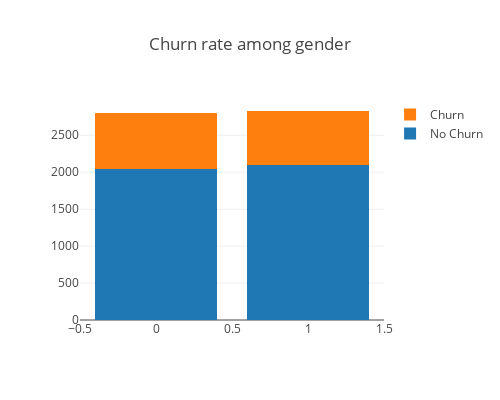
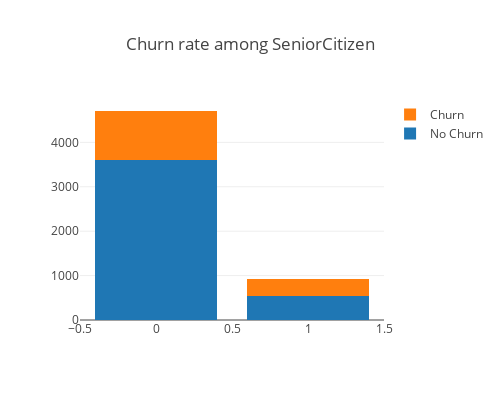
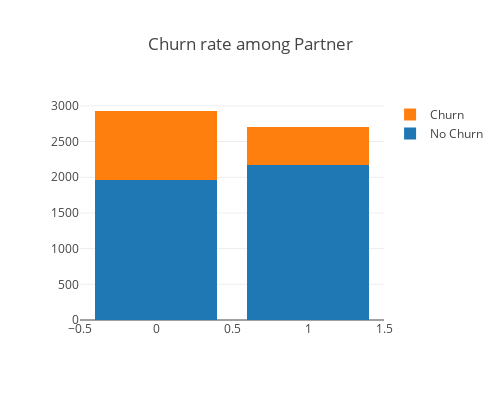
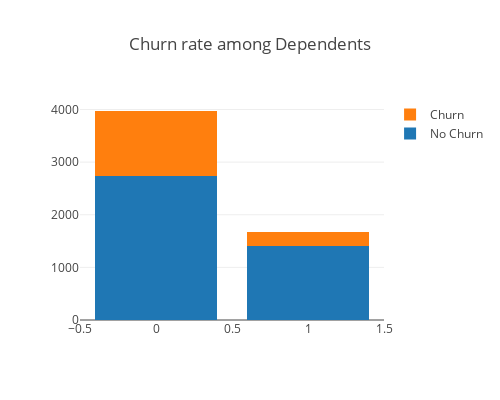

These figures' notebook cell, in order:
### Code cell
bin_cols   = ['gender','SeniorCitizen','Partner','Dependents','PhoneService','PaperlessBilling']
for i in bin_cols:
    churn_stacked_bar(i)

### Figure 1 — Plotly figure (JSON) as saved in the notebook; plotly's stock layout.template omitted (floating-point values rounded to 4 significant figures)
{"data": [{"name": "No Churn", "x": [1, 0], "y": [2095, 2044], "type": "bar", "uid": "1ad89234-d3d8-11e8-8caa-294ab991e4de"}, {"name": "Churn", "x": [1, 0], "y": [733, 762], "type": "bar", "uid": "1ad89432-d3d8-11e8-8caa-294ab991e4de"}], "layout": {"barmode": "stack", "height": 400, "title": "Churn rate among gender", "width": 500}}

### Figure 2 — Plotly figure (JSON) as saved in the notebook; plotly's stock layout.template omitted (floating-point values rounded to 4 significant figures)
{"data": [{"name": "No Churn", "x": [0, 1], "y": [3597, 542], "type": "bar", "uid": "1ae06dec-d3d8-11e8-8caa-294ab991e4de"}, {"name": "Churn", "x": [0, 1], "y": [1109, 386], "type": "bar", "uid": "1ae06fb8-d3d8-11e8-8caa-294ab991e4de"}], "layout": {"barmode": "stack", "height": 400, "title": "Churn rate among SeniorCitizen", "width": 500}}

### Figure 3 — Plotly figure (JSON) as saved in the notebook; plotly's stock layout.template omitted (floating-point values rounded to 4 significant figures)
{"data": [{"name": "No Churn", "x": [0, 1], "y": [1967, 2172], "type": "bar", "uid": "1ae86100-d3d8-11e8-8caa-294ab991e4de"}, {"name": "Churn", "x": [0, 1], "y": [961, 534], "type": "bar", "uid": "1ae862cc-d3d8-11e8-8caa-294ab991e4de"}], "layout": {"barmode": "stack", "height": 400, "title": "Churn rate among Partner", "width": 500}}

### Figure 4 — Plotly figure (JSON) as saved in the notebook; plotly's stock layout.template omitted (floating-point values rounded to 4 significant figures)
{"data": [{"name": "No Churn", "x": [1, 0], "y": [1405, 2734], "type": "bar", "uid": "1af02a70-d3d8-11e8-8caa-294ab991e4de"}, {"name": "Churn", "x": [1, 0], "y": [258, 1237], "type": "bar", "uid": "1af02c28-d3d8-11e8-8caa-294ab991e4de"}], "layout": {"barmode": "stack", "height": 400, "title": "Churn rate among Dependents", "width": 500}}
